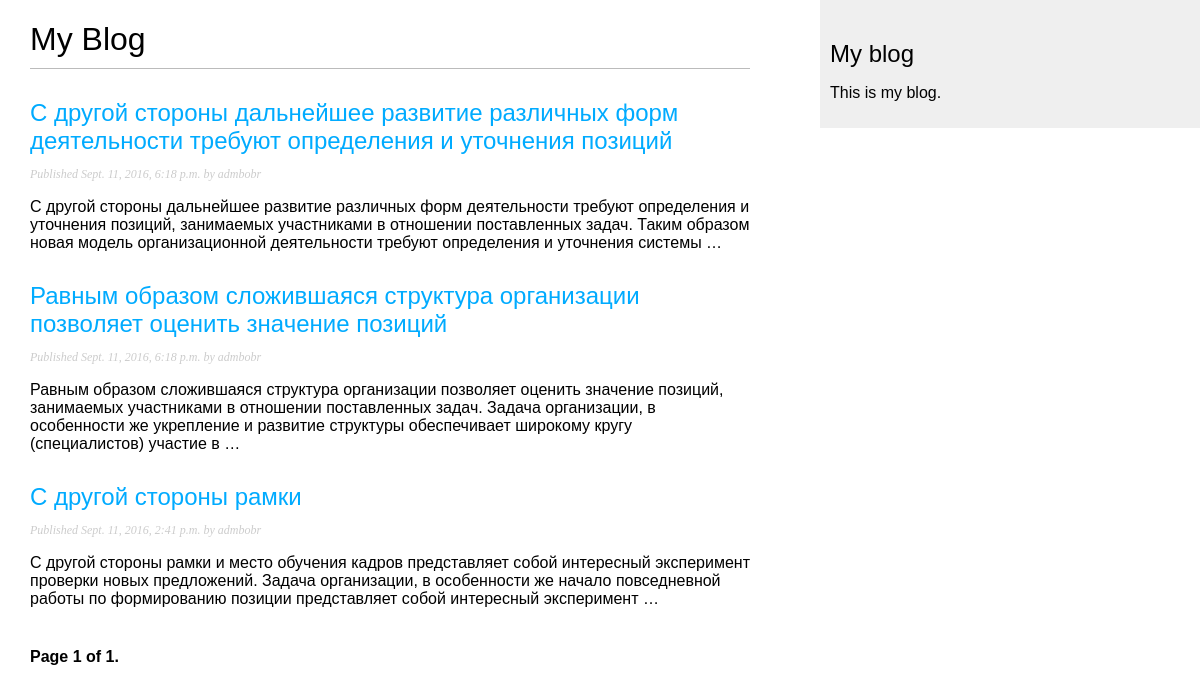
Screenshot of /blog/ with the database file from the repository.
### blog/models.py (models this page shows, shortened)
class Post(models.Model):
    objects = models.Manager()  # The default manager.
    published = PublishedManager()  # Our custom manager.
    STATUS_CHOICES = (
        ('draft', 'Draft'),
        ('published', 'Published'),
    )
    title = models.CharField(max_length=250)
    slug = models.SlugField(max_length=250,
                           unique_for_date='publish')
    author = models.ForeignKey(User,
                              related_name='blog_posts')
    body = models.TextField()
    publish = models.DateTimeField(default=timezone.now)
    created = models.DateTimeField(auto_now_add=True)
    updated = models.DateTimeField(auto_now=True)
    status = models.CharField(max_length=10,
                             choices=STATUS_CHOICES,
                             default='draft')
    class Meta:
        ordering = ('-publish',)
    def get_absolute_url(self):
        return reverse('blog:post_detail',
                       args=[self.publish.year,
                             self.publish.strftime('%m'),
                             self.publish.strftime('%d'),
                             self.slug])

### blog/views.py (the view)
class PostListView(ListView):
    queryset = Post.published.all()
    context_object_name = 'posts'
    paginate_by = 3
    template_name = 'blog/post/list.html'

### blog/templates/blog/post/list.html (shortened to what this page needs)
{% extends "blog/base.html" %}
{% block content %}
    <h1>My Blog</h1>
    {% for post in posts %}
    <h2>
        <a href="{{ post.get_absolute_url }}">
        {{ post.title }}
        </a>
    </h2>
    <p class="date">
        Published {{ post.publish }} by {{ post.author }}
    </p>
    {{ post.body|truncatewords:30|linebreaks }}
    {% endfor %}
    {% include "../pagination.html" with page=page_obj %}
{% endblock %}

### blog/templates/blog/base.html (shortened to what this page needs)
{% load staticfiles %}
<!DOCTYPE html>
<html>
<head>
    <link href="{% static 'css/blog.css' %}" rel="stylesheet">
</head>
<body>
    <div id="content">
    {% block content %}
    {% endblock %}
    </div>
<div id="sidebar">
    <h2>My blog</h2>
    <p>This is my blog.</p>
</div>
</body>
</html>

### blog/templates/blog/pagination.html (shortened to what this page needs)
<div class="pagination">
    <span class="step-links">
    <span class="current">
        Page {{ page.number }} of {{ page.paginator.num_pages }}.
    </span>
    </span>
</div>

### blog/static/css/blog.css (style rules this page uses)
body { margin:0; padding:0; font-family:helvetica, sans-serif; }
a { color:#00abff; text-decoration:none; }
h1 { font-weight:normal; border-bottom:1px solid #bbb; padding:0 0 10px 0; }
h2 { font-weight:normal; margin:30px 0 0; }
#content { float:left; width:60%; padding:0 0 0 30px; }
#sidebar { float:right; width:30%; padding:10px; background:#efefef; height:100%; }
p.date { color:#ccc; font-family: georgia, serif; font-size: 12px; font-style: italic; }
.pagination { margin:40px 0; font-weight:bold; }

### rows the page displays
Post: title "С другой стороны дальнейшее развитие различных форм деятельности требуют определения и уточнения позиций", publish "Sept. 11, 2016, 6:18 p.m.", author "admbobr", body "С другой стороны дальнейшее развитие различных форм деятельности требуют определения и уточнения позиций, занимаемых участниками в отношении поставленных задач. Таким образом новая модель организационной деятельности требуют определения и уточнения системы …"
Post: title "Равным образом сложившаяся структура организации позволяет оценить значение позиций", publish "Sept. 11, 2016, 6:18 p.m.", author "admbobr", body "Равным образом сложившаяся структура организации позволяет оценить значение позиций, занимаемых участниками в отношении поставленных задач. Задача организации, в особенности же укрепление и развитие структуры обеспечивает широкому кругу (специалистов) участие в …"
Post: title "С другой стороны рамки", publish "Sept. 11, 2016, 2:41 p.m.", author "admbobr", body "С другой стороны рамки и место обучения кадров представляет собой интересный эксперимент проверки новых предложений. Задача организации, в особенности же начало повседневной работы по формированию позиции представляет собой интересный эксперимент …"

### other values shown
{{ page.number }} "1"
{{ page.paginator.num_pages }} "1"
